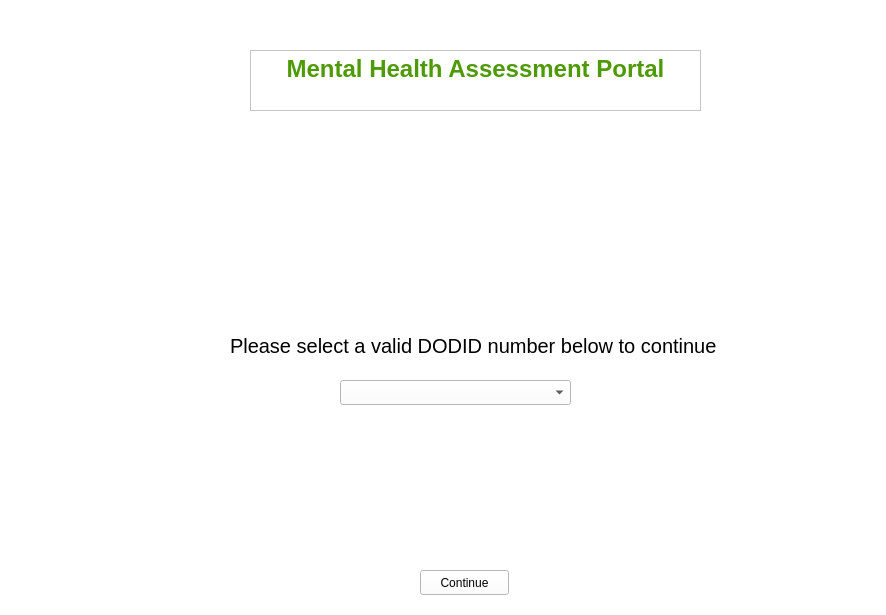
<?xml version="1.0" encoding="UTF-8"?>
<ui version="4.0">
 <class>DODID</class>
 <widget class="QWidget" name="DODID">
  <property name="geometry">
   <rect>
    <x>0</x>
    <y>0</y>
    <width>886</width>
    <height>615</height>
   </rect>
  </property>
  <property name="windowTitle">
   <string>Form</string>
  </property>
  <property name="styleSheet">
   <string notr="true">background-color:rgb(255, 255, 255)</string>
  </property>
  <widget class="QTextEdit" name="banner">
   <property name="geometry">
    <rect>
     <x>250</x>
     <y>50</y>
     <width>451</width>
     <height>61</height>
    </rect>
   </property>
   <property name="readOnly">
    <bool>true</bool>
   </property>
   <property name="html">
    <string>&lt;!DOCTYPE HTML PUBLIC &quot;-//W3C//DTD HTML 4.0//EN&quot; &quot;http://www.w3.org/TR/REC-html40/strict.dtd&quot;&gt;
&lt;html&gt;&lt;head&gt;&lt;meta name=&quot;qrichtext&quot; content=&quot;1&quot; /&gt;&lt;style type=&quot;text/css&quot;&gt;
p, li { white-space: pre-wrap; }
&lt;/style&gt;&lt;/head&gt;&lt;body style=&quot; font-family:'Ubuntu'; font-size:11pt; font-weight:400; font-style:normal;&quot;&gt;
&lt;p align=&quot;center&quot; style=&quot; margin-top:0px; margin-bottom:0px; margin-left:0px; margin-right:0px; -qt-block-indent:0; text-indent:0px;&quot;&gt;&lt;span style=&quot; font-size:18pt; font-weight:600; color:#4e9a06;&quot;&gt;Mental Health Assessment Portal&lt;/span&gt;&lt;/p&gt;&lt;/body&gt;&lt;/html&gt;</string>
   </property>
  </widget>
  <widget class="QLabel" name="label">
   <property name="geometry">
    <rect>
     <x>0</x>
     <y>0</y>
     <width>181</width>
     <height>141</height>
    </rect>
   </property>
   <property name="text">
    <string/>
   </property>
   <property name="pixmap">
    <pixmap>fdab4217-ca15-4704-ae4c-216721245620_1.6373d75f8bcf8cea46755552d5d19d71.jpeg</pixmap>
   </property>
   <property name="scaledContents">
    <bool>true</bool>
   </property>
   <property name="openExternalLinks">
    <bool>false</bool>
   </property>
   <property name="textInteractionFlags">
    <set>Qt::NoTextInteraction</set>
   </property>
  </widget>
  <widget class="QPushButton" name="cont">
   <property name="geometry">
    <rect>
     <x>420</x>
     <y>570</y>
     <width>89</width>
     <height>25</height>
    </rect>
   </property>
   <property name="text">
    <string>Continue</string>
   </property>
  </widget>
  <widget class="QLabel" name="label_2">
   <property name="geometry">
    <rect>
     <x>230</x>
     <y>320</y>
     <width>501</width>
     <height>51</height>
    </rect>
   </property>
   <property name="font">
    <font>
     <pointsize>15</pointsize>
    </font>
   </property>
   <property name="styleSheet">
    <string notr="true">font-color: rgb(78, 154, 6)</string>
   </property>
   <property name="text">
    <string>Please select a valid DODID number below to continue</string>
   </property>
  </widget>
  <widget class="QComboBox" name="comboBox">
   <property name="geometry">
    <rect>
     <x>340</x>
     <y>380</y>
     <width>231</width>
     <height>25</height>
    </rect>
   </property>
  </widget>
 </widget>
 <resources/>
 <connections/>
</ui>
